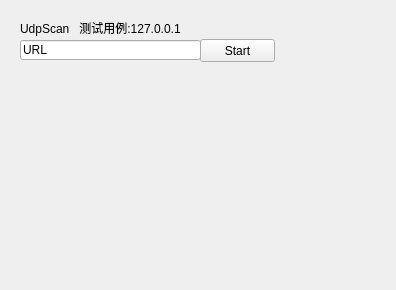
<?xml version="1.0" encoding="UTF-8"?>
<ui version="4.0">
 <class>Udp_Scan</class>
 <widget class="QWidget" name="Udp_Scan">
  <property name="geometry">
   <rect>
    <x>0</x>
    <y>0</y>
    <width>396</width>
    <height>290</height>
   </rect>
  </property>
  <property name="windowTitle">
   <string>Form</string>
  </property>
  <widget class="QPushButton" name="pushButton">
   <property name="geometry">
    <rect>
     <x>200</x>
     <y>39</y>
     <width>75</width>
     <height>23</height>
    </rect>
   </property>
   <property name="text">
    <string>Start</string>
   </property>
  </widget>
  <widget class="QLineEdit" name="lineEdit">
   <property name="geometry">
    <rect>
     <x>20</x>
     <y>40</y>
     <width>181</width>
     <height>20</height>
    </rect>
   </property>
   <property name="text">
    <string>URL</string>
   </property>
  </widget>
  <widget class="QLabel" name="label">
   <property name="geometry">
    <rect>
     <x>20</x>
     <y>20</y>
     <width>321</width>
     <height>16</height>
    </rect>
   </property>
   <property name="text">
    <string>UdpScan   测试用例:127.0.0.1</string>
   </property>
  </widget>
 </widget>
 <resources/>
 <connections/>
</ui>
